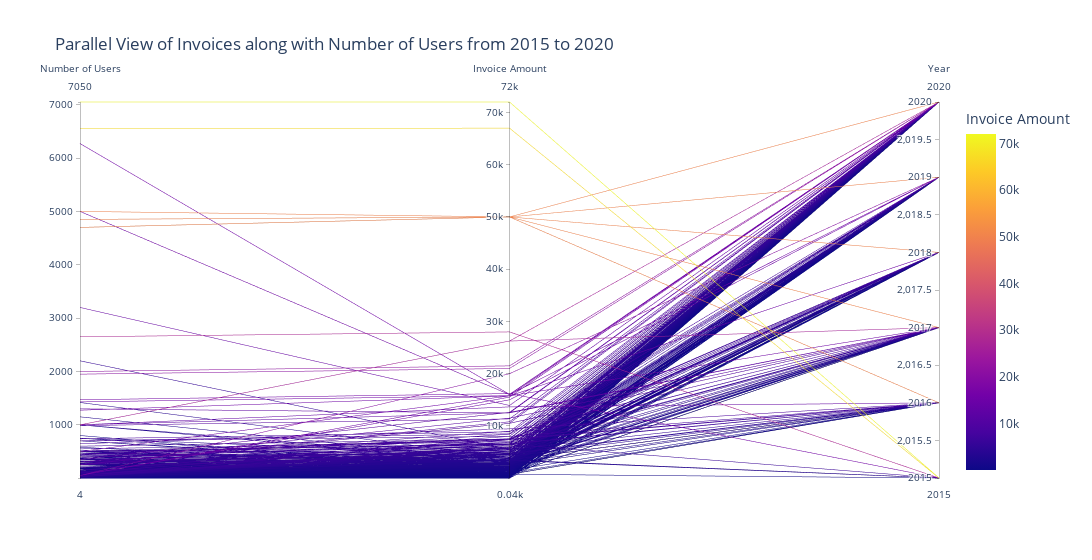

The notebook cell saved with this chart:
### Code cell
# Parallel Coordinates Plot
px.parallel_coordinates(parallel_look, color='Invoice Amount', title="Parallel View of Invoices along with Number of Users from 2015 to 2020", width=1800)

### Figure 1 — Plotly figure (JSON) as saved in the notebook; plotly's stock layout.template omitted (floating-point values rounded to 4 significant figures; data arrays with more than 128 entries replaced by an {"elided": "..."} marker saying what was removed)
{"data": [{"dimensions": [{"label": "Number of Users", "values": {"elided": "700 int values"}}, {"label": "Invoice Amount", "values": {"elided": "700 float values"}}, {"label": "Year", "values": {"elided": "700 int values"}}], "domain": {"x": [0, 1], "y": [0, 1]}, "line": {"color": {"elided": "700 float values"}, "coloraxis": "coloraxis"}, "name": "", "type": "parcoords"}], "layout": {"coloraxis": {"colorbar": {"title": {"text": "Invoice Amount"}}, "colorscale": [[0, "#0d0887"], [0.1111, "#46039f"], [0.2222, "#7201a8"], [0.3333, "#9c179e"], [0.4444, "#bd3786"], [0.5556, "#d8576b"], [0.6667, "#ed7953"], [0.7778, "#fb9f3a"], [0.8889, "#fdca26"], [1, "#f0f921"]]}, "legend": {"tracegroupgap": 0}, "title": {"text": "Parallel View of Invoices along with Number of Users from 2015 to 2020"}, "width": 1800}}
